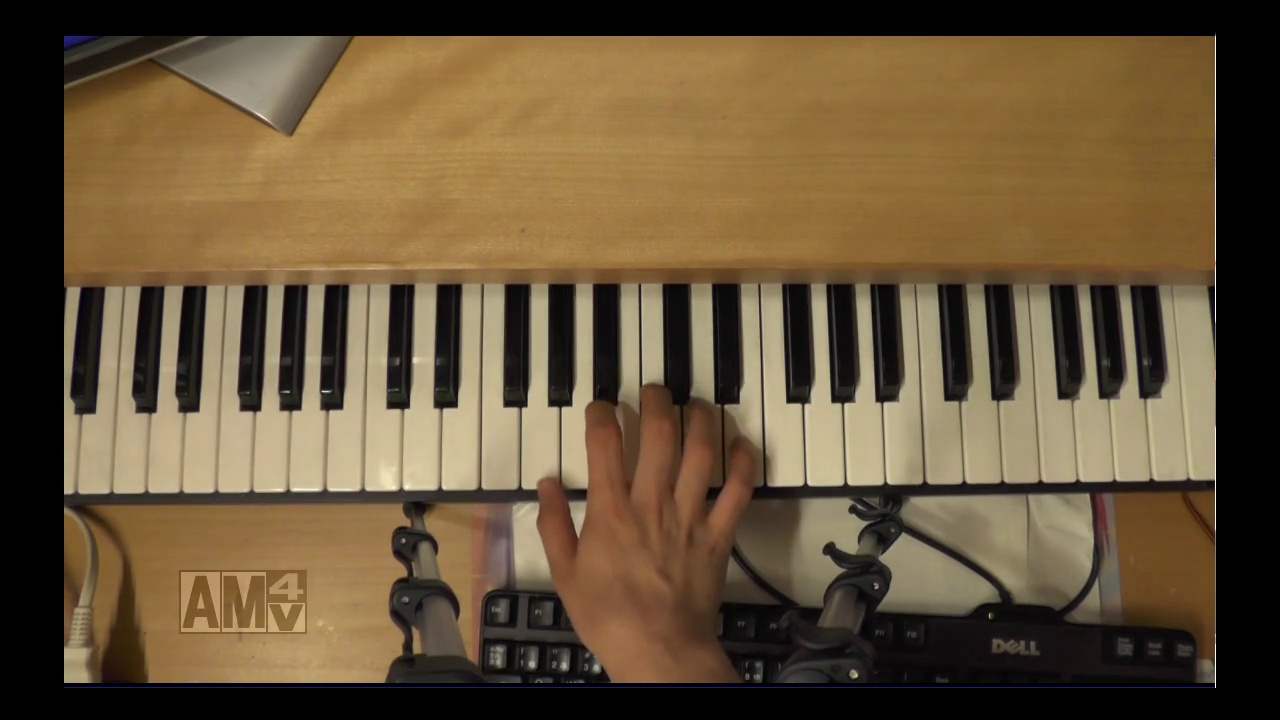
#> input picture data/img/01image/037.jpg, 1280 x 720 px, given in place of 100.jpg, which was not available; the run also reads 1 picture not shown here
$ python -i s01_img_exchanged.py   (imports and definitions only)
#> lines starting #> are read from the running program, lines starting #| are printed output that depends on the picture; pictures that were not available may be replaced by others from this repository, and a replacement may not be noted
# -*- coding: UTF-8 -*-

import cv2
import math
import numpy as np
import os
import copy
from PIL import Image, ImageOps


def get_yy(num):#差分から鍵盤の位置を切り抜く関数
    img_src1 = cv2.imread("data/img/01image/{0:03d}.jpg".format(num), 1)
    img_src2 = cv2.imread("data/img/01image/{0:03d}.jpg".format(num+200), 1)

    img_diff = cv2.absdiff(img_src2, img_src1)
    # 差分を二値化
    img_diffm = cv2.threshold(img_diff, 20, 255, cv2.THRESH_BINARY)[1]
    # 膨張処理、収縮処理を施してマスク画像を生成
    operator = np.ones((3, 3), np.uint8)
    img_dilate = cv2.dilate(img_diffm, operator, iterations=4)
    img_mask = cv2.erode(img_dilate, operator, iterations=4)
    # マスク画像を使って対象を切り出す
    img_dst = cv2.bitwise_and(img_src2, img_mask)
    dst_gray = cv2.cvtColor(img_dst, cv2.COLOR_RGB2GRAY)
    yy = 0
    for y in range(len(dst_gray)):#切り出された場所から鍵盤のy座標を取得
        count = 0
        for x in dst_gray[y]:
            if x != 0:
                count += 1
        if count > 10:
            yy = y
            break
    return yy


def get_point(num, yy):#鍵盤を縦にまっすぐに変換するための4点を取得
    point = [[0, 0], [0, 0], [0, 100], [0, 100]]#4点の座標を格納
    R1 = 0
    L1 = 0
    R2 = 0
    L2 = 0
    img_src = cv2.imread("data/img/01image/{0:03d}.jpg".format(num), 1)
    crip = img_src[yy+5:yy+105, 100:1180]
    gray = cv2.cvtColor(crip, cv2.COLOR_RGB2GRAY)
    edge = cv2.Canny(gray, 180, 250, True)
    for x in range(len(edge[0])-30):#エッジ検出を用いて鍵盤の角度を推定
        if edge[0][x] != 0:
            if point[0][0] == 0:
                point[0][0] = x
            point[1][0] = x
    for y in range(2, len(edge)):#どれだけ斜めになっているか判定
        if edge[y][point[0][0]] != 0:
            L1 += 1
        if edge[y][point[1][0]] != 0:
            R1 += 1
    for i in range(point[0][0], 300):
        if edge[98][i] != 0:
            L2 += 1
            if L1 == L2:
                point[2][0] = i
                break
    for i in range(300):
        if edge[98][1079-i] != 0:
            R2 += 5
            if R1 <= R2:
                point[3][0] = 1079-i
                break
    return point


def make_img(num, yy, point):#画像をクリッピング、射影変換する関数。
    answers = []
    # 画像の読み込み
    img_src1 = cv2.imread("data/img/01image/{0:03d}.jpg".format(num), 1)
    img_cri01 = img_src1[yy+5:yy+105, 100:1180]
    cri_gray = cv2.cvtColor(img_cri01, cv2.COLOR_RGB2GRAY)
    cri_edge = cv2.Canny(cri_gray, 100, 100, True)
    perspective1 = np.float32(point)
    perspective2 = np.float32([[100, 0], [1180, 0], [100, 100], [1180, 100]])
    psp_matrix = cv2.getPerspectiveTransform(perspective1, perspective2)
    img_psp = cv2.warpPerspective(img_cri01, psp_matrix, (1280, 100))
    result = img_psp[0:100, 100:1180]
    cv2.imwrite("data/img/02crip/{0:03d}.jpg".format(num), result)#result02に変換した画像を保存


def main():
    ydata = get_yy(100)
#> in get_yy, img_src1 is the input picture: shape (720, 1280, 3); mean B, G, R 56.7, 83.4, 101.9
#> in get_yy, `img_dilate = cv2.dilate(img_diffm, operator, iterations=4)`:
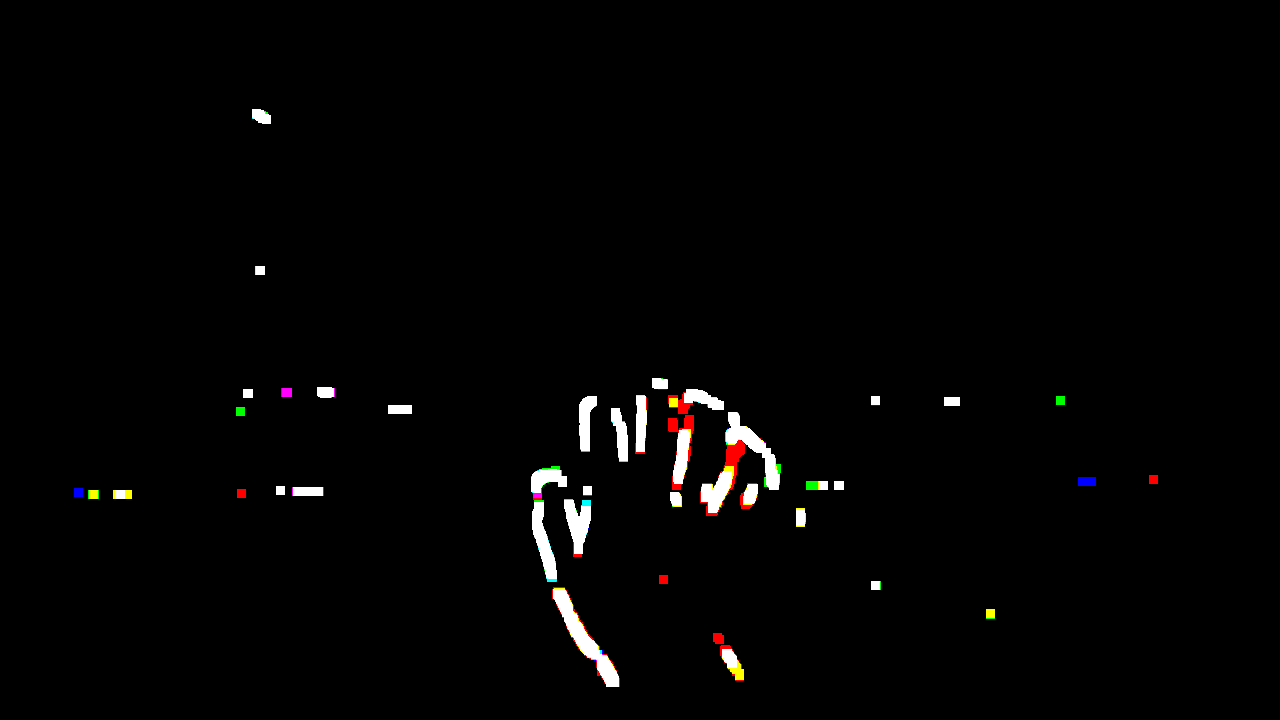
#> img_dilate: shape (720, 1280, 3); mean B, G, R 3.3, 3.6, 4
#> the loop in get_yy, `for y in range(len(dst_gray)):#切り出された場所から鍵盤のy座標を取得` made 393 passes
#> yy on pass 393: 392
#> ydata = 392
    point = get_point(1, ydata)
#> in get_point, `edge = cv2.Canny(gray, 180, 250, True)`:
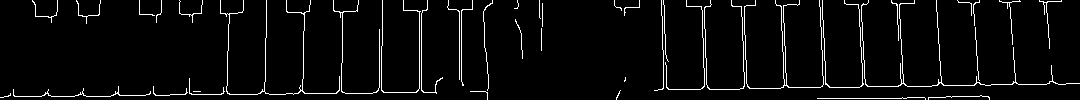
#> edge: shape (100, 1080); 4.2% white in thin lines or dots
#> after the loop in get_point, `for x in range(len(edge[0])-30):#エッジ検出を用いて鍵盤の角度を推定`: point = [[32, 0], [1039, 0], [0, 100], [0, 100]]
#> the loop in get_point, `for y in range(2, len(edge)):#どれだけ斜めになっているか判定` made 98 passes
#> R1 on pass 83: 1
#> after the loop in get_point, `for y in range(2, len(edge)):#どれだけ斜めになっているか判定`: L1 = 1
#> after the loop in get_point, `for i in range(point[0][0], 300):`: L2 = 0
#> after the loop in get_point, `for i in range(300):`: R2 = 5; point = [[32, 0], [1039, 0], [0, 100], [989, 100]]
#> point = [[32, 0], [1039, 0], [0, 100], [989, 100]]
    for x in range(464):
        make_img(x, ydata, point)
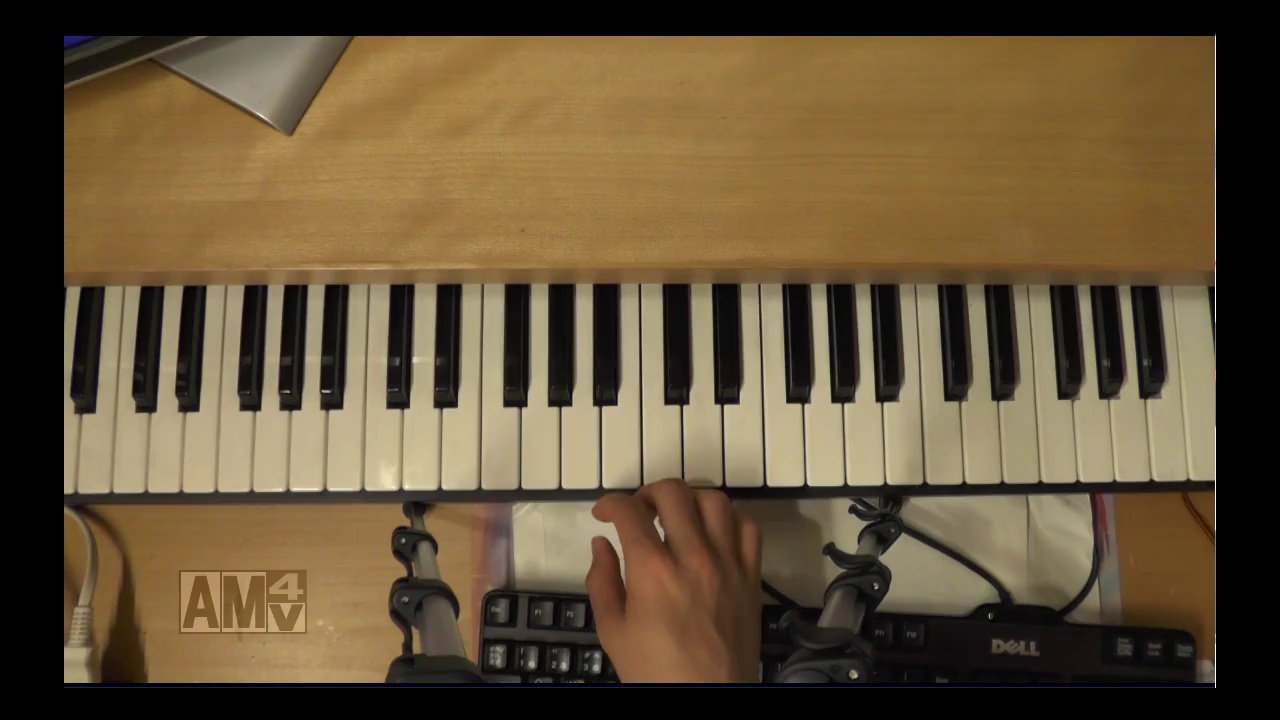
#> input picture data/img/01image/000.jpg, 1280 x 720 px
#> in make_img, img_src1 is the input picture: shape (720, 1280, 3); mean B, G, R 56.2, 82.6, 100
#> in make_img, `cri_gray = cv2.cvtColor(img_cri01, cv2.COLOR_RGB2GRAY)`:
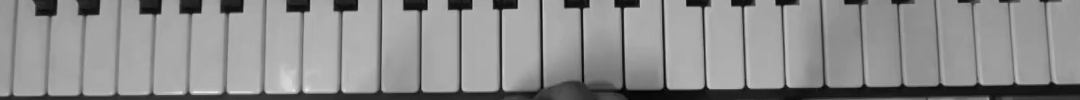
#> cri_gray: shape (100, 1080); min 1, max 237, mean 140
#> in make_img, `cri_edge = cv2.Canny(cri_gray, 100, 100, True)`:
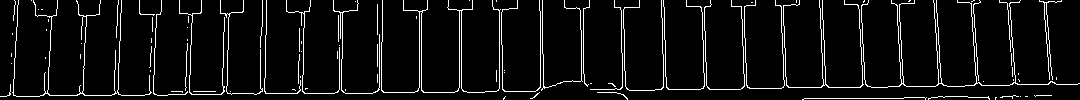
#> cri_edge: shape (100, 1080); 6.3% white in thin lines or dots
#> in make_img, `psp_matrix = cv2.getPerspectiveTransform(perspective1, perspective2)`: psp_matrix = [[1.07, 0.325, 65.68], [0, 0.982, 0], [0, -0.000179, 1]]
#> in make_img, `img_psp = cv2.warpPerspective(img_cri01, psp_matrix, (1280, 100))`:
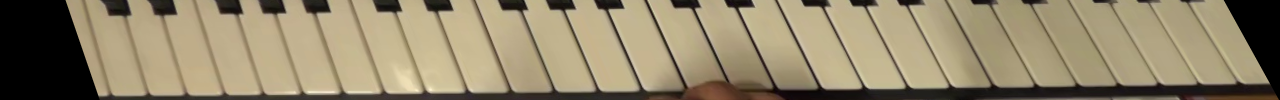
#> img_psp: shape (100, 1280, 3); mean B, G, R 107.3, 134.4, 146.4
#> in make_img, `result = img_psp[0:100, 100:1180]`:
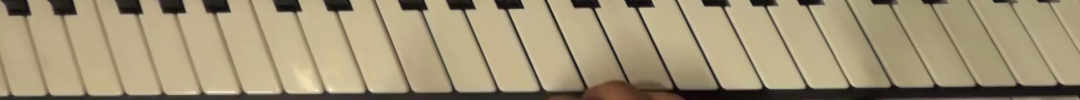
#> result: shape (100, 1080, 3); mean B, G, R 118.3, 148, 161.2
    print("exchanging img is finished")

#> (the run stopped early here; a loop or call above may not have finished)
